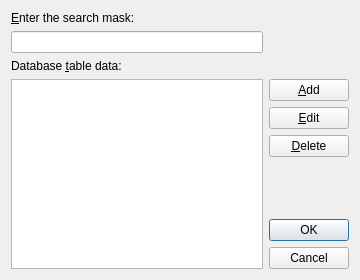
<?xml version="1.0" encoding="UTF-8"?>
<ui version="4.0">
 <class>SimpleDBTableDialog</class>
 <widget class="QDialog" name="SimpleDBTableDialog">
  <property name="geometry">
   <rect>
    <x>0</x>
    <y>0</y>
    <width>360</width>
    <height>280</height>
   </rect>
  </property>
  <property name="windowTitle">
   <string>Simple table correction</string>
  </property>
  <property name="windowIcon">
   <iconset resource="images_resources.qrc">
    <normaloff>:/images/edit.png</normaloff>:/images/edit.png</iconset>
  </property>
  <property name="locale">
   <locale language="Russian" country="Ukraine"/>
  </property>
  <layout class="QGridLayout" name="gridLayout">
   <item row="3" column="1">
    <widget class="QPushButton" name="m_pbAddNew">
     <property name="toolTip">
      <string>&lt;html&gt;&lt;head/&gt;&lt;body&gt;&lt;p&gt;Add the new item in the current database table&lt;/p&gt;&lt;/body&gt;&lt;/html&gt;</string>
     </property>
     <property name="locale">
      <locale language="Russian" country="Ukraine"/>
     </property>
     <property name="text">
      <string>&amp;Add</string>
     </property>
     <property name="icon">
      <iconset resource="images_resources.qrc">
       <normaloff>:/images/Add_Symbol.png</normaloff>:/images/Add_Symbol.png</iconset>
     </property>
    </widget>
   </item>
   <item row="6" column="1">
    <spacer name="verticalSpacer">
     <property name="orientation">
      <enum>Qt::Vertical</enum>
     </property>
     <property name="sizeHint" stdset="0">
      <size>
       <width>20</width>
       <height>157</height>
      </size>
     </property>
    </spacer>
   </item>
   <item row="1" column="0">
    <widget class="QLineEdit" name="m_leSearchMask">
     <property name="toolTip">
      <string>&lt;html&gt;&lt;head/&gt;&lt;body&gt;&lt;p&gt;The search mask for filtering available database table data in the list below&lt;/p&gt;&lt;/body&gt;&lt;/html&gt;</string>
     </property>
     <property name="locale">
      <locale language="Russian" country="Ukraine"/>
     </property>
    </widget>
   </item>
   <item row="3" column="0" rowspan="5">
    <widget class="QListView" name="m_listvData">
     <property name="toolTip">
      <string>&lt;html&gt;&lt;head/&gt;&lt;body&gt;&lt;p&gt;Available database table data&lt;/p&gt;&lt;/body&gt;&lt;/html&gt;</string>
     </property>
     <property name="locale">
      <locale language="Russian" country="Ukraine"/>
     </property>
    </widget>
   </item>
   <item row="0" column="0">
    <widget class="QLabel" name="m_lblSearchMask">
     <property name="locale">
      <locale language="Russian" country="Ukraine"/>
     </property>
     <property name="text">
      <string>&amp;Enter the search mask:</string>
     </property>
     <property name="buddy">
      <cstring>m_leSearchMask</cstring>
     </property>
    </widget>
   </item>
   <item row="2" column="0">
    <widget class="QLabel" name="m_lblData">
     <property name="locale">
      <locale language="Russian" country="Ukraine"/>
     </property>
     <property name="text">
      <string>Database &amp;table data:</string>
     </property>
     <property name="buddy">
      <cstring>m_listvData</cstring>
     </property>
    </widget>
   </item>
   <item row="5" column="1">
    <widget class="QPushButton" name="m_pbDelete">
     <property name="toolTip">
      <string>&lt;html&gt;&lt;head/&gt;&lt;body&gt;&lt;p&gt;Delete the selected item in the current database table&lt;/p&gt;&lt;/body&gt;&lt;/html&gt;</string>
     </property>
     <property name="locale">
      <locale language="Russian" country="Ukraine"/>
     </property>
     <property name="text">
      <string>&amp;Delete</string>
     </property>
     <property name="icon">
      <iconset resource="images_resources.qrc">
       <normaloff>:/images/clear_output.png</normaloff>:/images/clear_output.png</iconset>
     </property>
    </widget>
   </item>
   <item row="7" column="1">
    <widget class="QDialogButtonBox" name="buttonBox">
     <property name="sizePolicy">
      <sizepolicy hsizetype="Fixed" vsizetype="Fixed">
       <horstretch>0</horstretch>
       <verstretch>0</verstretch>
      </sizepolicy>
     </property>
     <property name="locale">
      <locale language="Russian" country="Ukraine"/>
     </property>
     <property name="orientation">
      <enum>Qt::Vertical</enum>
     </property>
     <property name="standardButtons">
      <set>QDialogButtonBox::Cancel|QDialogButtonBox::Ok</set>
     </property>
    </widget>
   </item>
   <item row="4" column="1">
    <widget class="QPushButton" name="m_pbEdit">
     <property name="toolTip">
      <string>&lt;html&gt;&lt;head/&gt;&lt;body&gt;&lt;p&gt;Edit the selected item in the current database table&lt;/p&gt;&lt;/body&gt;&lt;/html&gt;</string>
     </property>
     <property name="locale">
      <locale language="Russian" country="Ukraine"/>
     </property>
     <property name="text">
      <string>&amp;Edit</string>
     </property>
     <property name="icon">
      <iconset resource="images_resources.qrc">
       <normaloff>:/images/edit.png</normaloff>:/images/edit.png</iconset>
     </property>
    </widget>
   </item>
  </layout>
 </widget>
 <tabstops>
  <tabstop>m_leSearchMask</tabstop>
  <tabstop>m_pbAddNew</tabstop>
  <tabstop>m_pbDelete</tabstop>
  <tabstop>buttonBox</tabstop>
 </tabstops>
 <resources>
  <include location="images_resources.qrc"/>
 </resources>
 <connections>
  <connection>
   <sender>buttonBox</sender>
   <signal>accepted()</signal>
   <receiver>SimpleDBTableDialog</receiver>
   <slot>accept()</slot>
   <hints>
    <hint type="sourcelabel">
     <x>396</x>
     <y>407</y>
    </hint>
    <hint type="destinationlabel">
     <x>157</x>
     <y>274</y>
    </hint>
   </hints>
  </connection>
  <connection>
   <sender>buttonBox</sender>
   <signal>rejected()</signal>
   <receiver>SimpleDBTableDialog</receiver>
   <slot>reject()</slot>
   <hints>
    <hint type="sourcelabel">
     <x>396</x>
     <y>407</y>
    </hint>
    <hint type="destinationlabel">
     <x>286</x>
     <y>274</y>
    </hint>
   </hints>
  </connection>
 </connections>
</ui>
